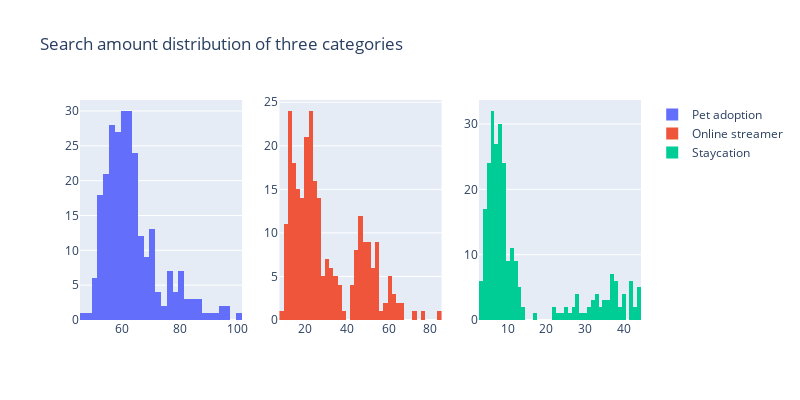

The cell this chart's notebook holds for it:
### Code cell
from plotly.subplots import make_subplots

fig = make_subplots(rows=1, cols=3, shared_yaxes=False, shared_xaxes=False)
traces = []
for category in categories:
    trace = go.Histogram(x=timeline.loc[timeline["Category"] == category, "Search"],
                         name=category, nbinsx=50)
    traces.append(trace)
fig.append_trace(traces[0], 1, 1)
fig.append_trace(traces[1], 1, 2)
fig.append_trace(traces[2], 1, 3)
fig.update_layout(title="Search amount distribution of three categories",
                  width=800, height=400)
fig.show()

### Figure 1 — Plotly figure (JSON) as saved in the notebook; plotly's stock layout.template omitted (floating-point values rounded to 4 significant figures; data arrays with more than 128 entries replaced by an {"elided": "..."} marker saying what was removed)
{"data": [{"name": "Pet adoption", "nbinsx": 50, "type": "histogram", "x": {"elided": "261 int values"}, "xaxis": "x", "yaxis": "y"}, {"name": "Online streamer", "nbinsx": 50, "type": "histogram", "x": {"elided": "261 int values"}, "xaxis": "x2", "yaxis": "y2"}, {"name": "Staycation", "nbinsx": 50, "type": "histogram", "x": {"elided": "261 int values"}, "xaxis": "x3", "yaxis": "y3"}], "layout": {"height": 400, "title": {"text": "Search amount distribution of three categories"}, "width": 800, "xaxis": {"anchor": "y", "domain": [0, 0.2889]}, "xaxis2": {"anchor": "y2", "domain": [0.3556, 0.6444]}, "xaxis3": {"anchor": "y3", "domain": [0.7111, 1]}, "yaxis": {"anchor": "x", "domain": [0, 1]}, "yaxis2": {"anchor": "x2", "domain": [0, 1]}, "yaxis3": {"anchor": "x3", "domain": [0, 1]}}}
